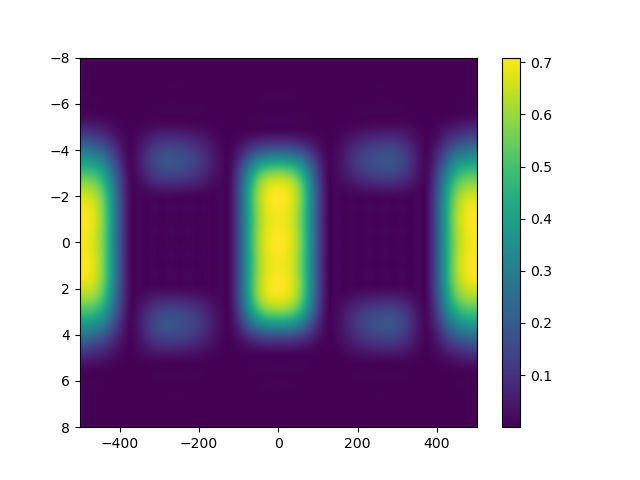

Write the Python code that produced this figure.
import numpy as np, sys, time
sys.path.insert(0,'.')
import slr, mri_tools as mt
from scipy.interpolate import CubicSpline
import matplotlib; matplotlib.use('Agg'); import matplotlib.pyplot as plt

def verse(g, rf):
    g = np.asarray(g, float); rf = np.asarray(rf, complex); m = len(rf)
    k = np.concatenate([[0], np.cumsum(g[:-1])]) + g / 2
    k = m * k / k.max()
    gn = m * g / g.sum()
    x = np.arange(1, m + 1) - 0.5
    return gn * (CubicSpline(x, rf.real)(k) + 1j * CubicSpline(x, rf.imag)(k))

GB = mt.GAMMA_BAR
slewmax = 150.0; gmax = 40e-3
T = 20e-3; TBW = 3; SBW = 6; dz = 5e-3; Nspec = 10; DT = T / Nspec; dt = 10e-6; flip = np.pi / 4
verse_frac = 0.8
Nlobe = int(round(DT / dt)); Nspat = int(round(Nlobe * verse_frac)); Nwait = (Nlobe - Nspat) / 2
rfspec = slr.dzrf(Nspec, TBW)
rfspat = slr.dzrf(Nspat, SBW)
gamp = (SBW / DT) / (GB * dz)
print('gamp mT/m', gamp*1e3)
Nramp = min(int(np.ceil(gmax / slewmax / dt)), Nlobe // 2)
ramp = (np.arange(Nramp) + 0.5) / Nramp
g1 = np.concatenate([ramp, np.ones(Nlobe - 2 * Nramp), ramp[::-1]])
rfspatv = verse(g1, np.concatenate([np.zeros(int(np.floor(Nwait))), rfspat, np.zeros(int(np.ceil(Nwait)))]))
rf = np.concatenate([rfspatv * rfspec[k] for k in range(Nspec)])
g = np.concatenate([(1 if (k+1) % 2 else -1) * gamp * g1 for k in range(Nspec)])
Nrw = int(round((Nlobe - Nramp) / 2 + Nramp))
grw = np.concatenate([ramp, np.ones(Nrw - 2 * Nramp), ramp[::-1]])
g = np.concatenate([g, (1 if (Nspec+2) % 2 else -1) * gamp * grw])
rf = np.concatenate([rf, np.zeros(Nrw)])
rf = flip / rf.sum() * rf
print('len', len(rf), 'peak b1 uT', np.abs(rf).max()/(mt.GAMMA*dt)*1e6, 'Nramp', Nramp)
z = np.linspace(-8e-3, 8e-3, 201); df = np.linspace(-500, 500, 201)
Z, F = np.meshgrid(z, df, indexing='ij')
t0=time.time()
Ns = Z.size
a = np.ones(Ns, complex); b = np.zeros(Ns, complex)
zf, ff = Z.ravel(), F.ravel()
for n in range(len(rf)):
    bz = mt.GAMMA * g[n] * zf * dt + 2*np.pi*ff*dt
    bx, by = rf[n].real, rf[n].imag
    phi = np.sqrt(bx**2 + by**2 + bz**2)
    safe = np.where(phi == 0, 1.0, phi)
    c, s = np.cos(phi / 2), np.sin(phi / 2)/safe
    ar = c + 1j * bz * s; br = 1j * (bx + 1j * by) * s
    a, b = ar * a - np.conj(br) * b, br * a + np.conj(ar) * b
print('time', time.time()-t0)
mxy = (2*np.conj(a)*b).reshape(Z.shape)
plt.imshow(np.abs(mxy), extent=[df[0], df[-1], z[-1]*1e3, z[0]*1e3], aspect='auto'); plt.colorbar()
plt.savefig('j2.png')
print(np.abs(mxy[100, ::20]).round(3))
print(np.abs(mxy[::20, 100]).round(3))
# check bloch on center line
t0=time.time()
_, M = mt.bloch_simulate(B1=rf/(mt.GAMMA*dt), dt=dt, df=df, G=np.stack([0*g,0*g,g],1), r=np.zeros((len(df),3)), return_all=False)
print('bloch line time', time.time()-t0, np.abs(M[:,0]+1j*M[:,1] - mxy[100]).max())
